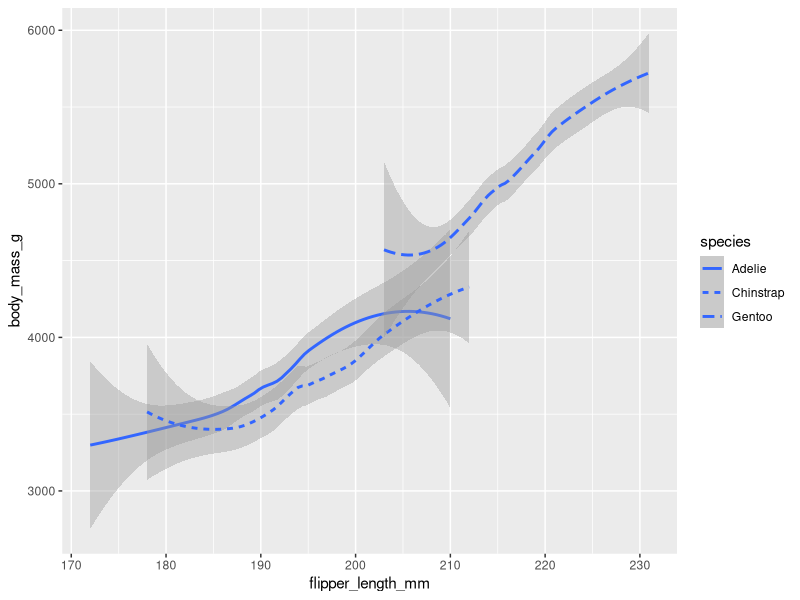
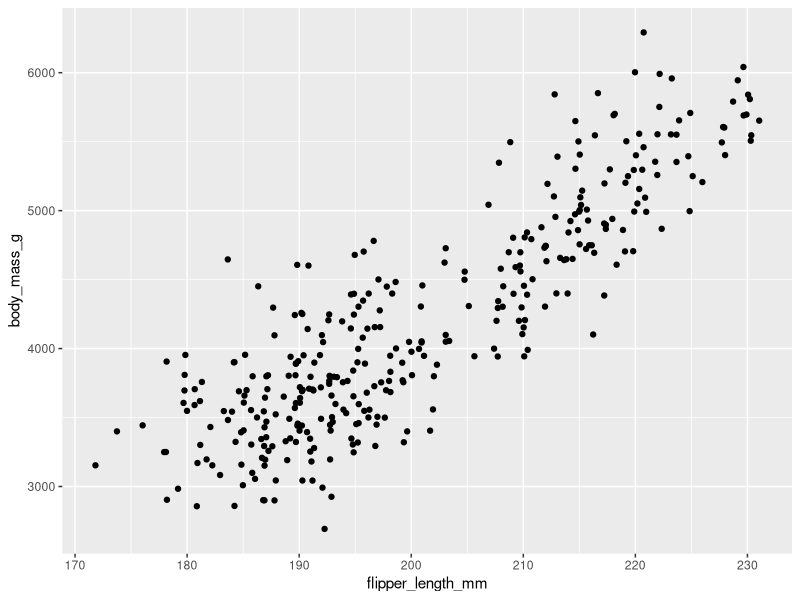
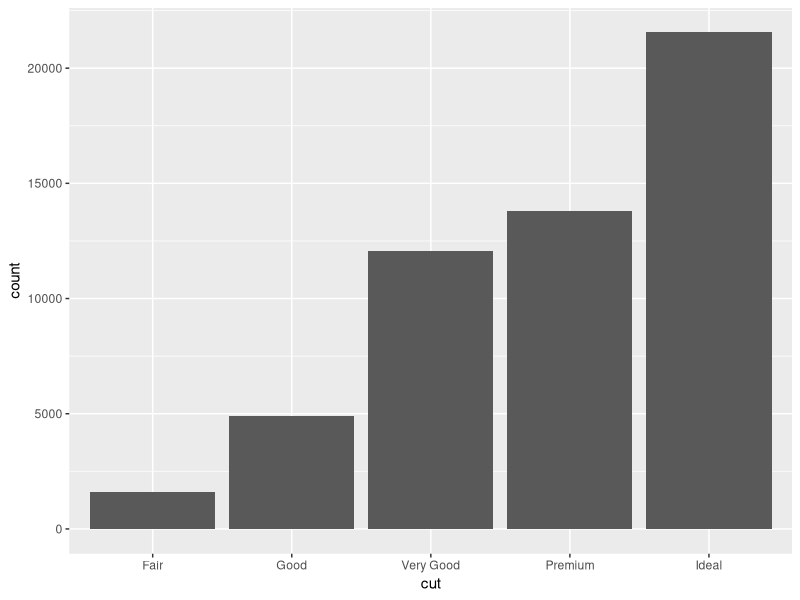
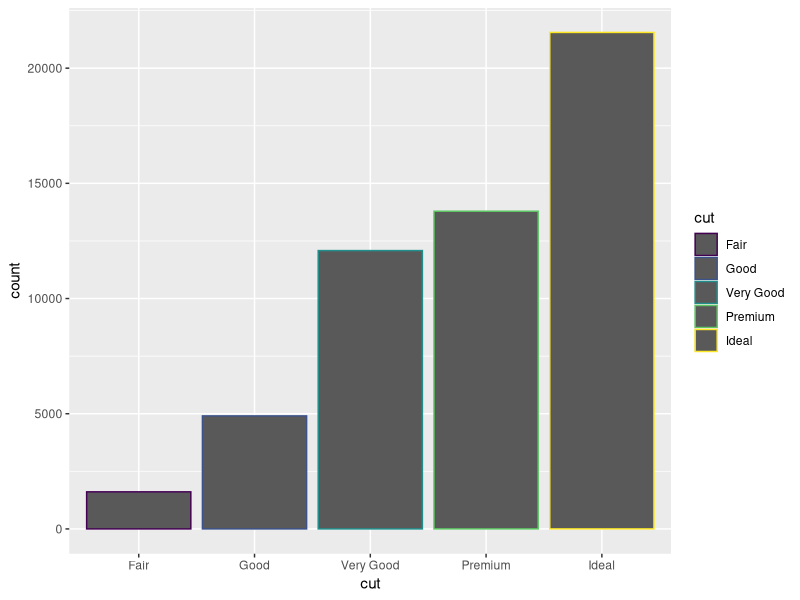
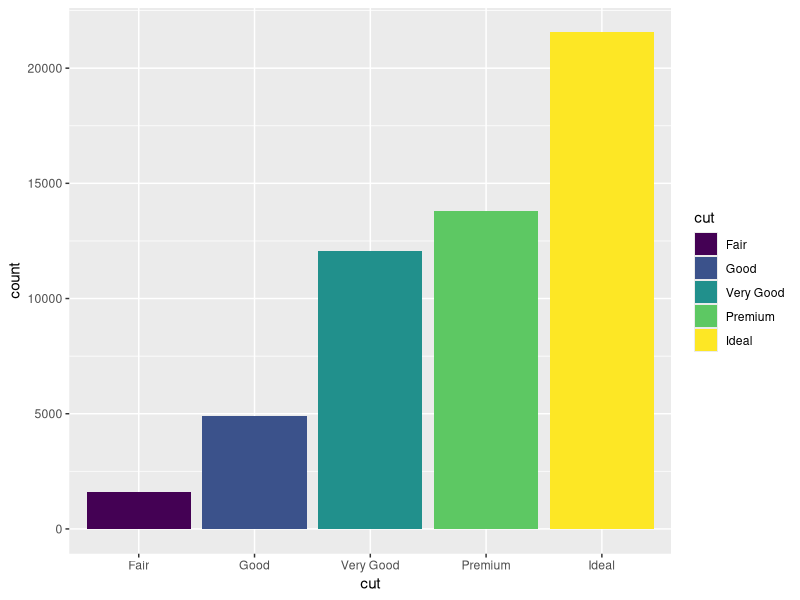
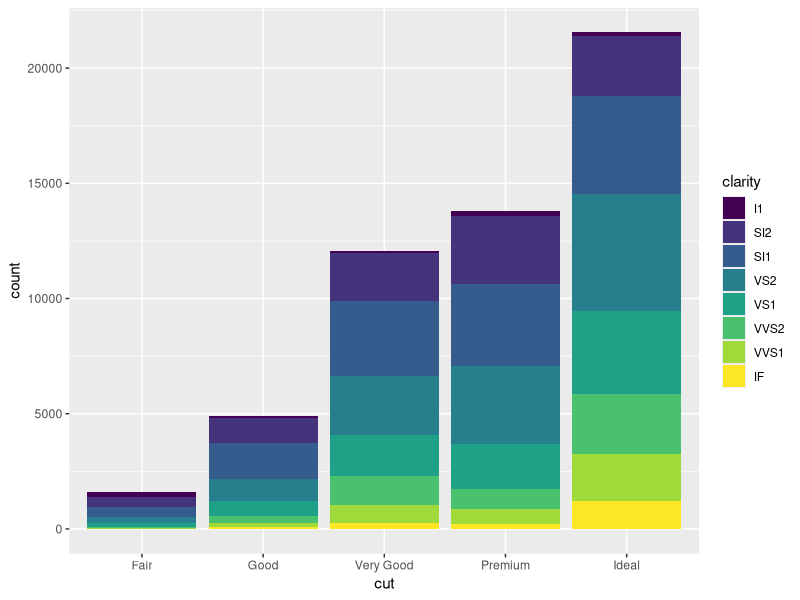

These charts were generated, in order, by the following R code:
#installng ggplot2 and palmerpenguins dataset
install.packages("ggplot2")
install.packages("palmerpenguins")

#loading the libraries ggplot2 and also palmerpenguines
library(ggplot2)
library(palmerpenguins)

#assigning data of penguins
data("penguins")

#viewing the data of penguins
View(penguins)

#create the data visualization by using ggplot2
#ggplot(data = penguins) + geom_point(mapping = aes(x = flipper_length_mm, y = body_mass_g))

#improving the scatter plot by adding color the species
#ggplot(data = penguins) + geom_point(mapping = aes(x = flipper_length_mm, y = body_mass_g,color=species))

#adding shape and color to make it look better
#ggplot(data = penguins) + geom_point(mapping = aes(x = flipper_length_mm, y = body_mass_g,color=species,shape=species))

#adding size to it as well besides color and shape
#ggplot(data = penguins) + geom_point(mapping = aes(x = flipper_length_mm, y = body_mass_g,color=species,shape=species,size=species))

#using alpha for transparency
#ggplot(data = penguins) + geom_point(mapping = aes(x = flipper_length_mm, y = body_mass_g,alpha=species))

#assigning a particular color
#ggplot(data = penguins) + geom_point(mapping = aes(x = flipper_length_mm, y = body_mass_g,alpha=species),color="purple")

#changing from geo_points to geo_smooth
#ggplot(data = penguins) + geom_smooth(mapping = aes(x = flipper_length_mm, y = body_mass_g))

#combining geo_smooth and geo_points
#ggplot(data = penguins) + geom_smooth(mapping = aes(x = flipper_length_mm, y = body_mass_g))+
 # geom_point(mapping=aes(x=flipper_length_mm,y=body_mass_g))

#adding a linetype to represent different species
ggplot(data = penguins) + geom_smooth(mapping = aes(x = flipper_length_mm, y = body_mass_g,linetype=species))

#adding jitter
ggplot(data = penguins) + geom_jitter(mapping = aes(x = flipper_length_mm, y = body_mass_g))

#using diamon dataset for barcharts
ggplot(data=diamonds)+
  geom_bar(mapping=aes(x=cut))

#adding color to the bar chart
ggplot(data=diamonds)+
  geom_bar(mapping=aes(x=cut,color=cut))

#adding color to earch bar
ggplot(data=diamonds)+
  geom_bar(mapping=aes(x=cut,fill=cut))

#addign clarity
ggplot(data=diamonds)+
  geom_bar(mapping=aes(x=cut,fill=clarity))